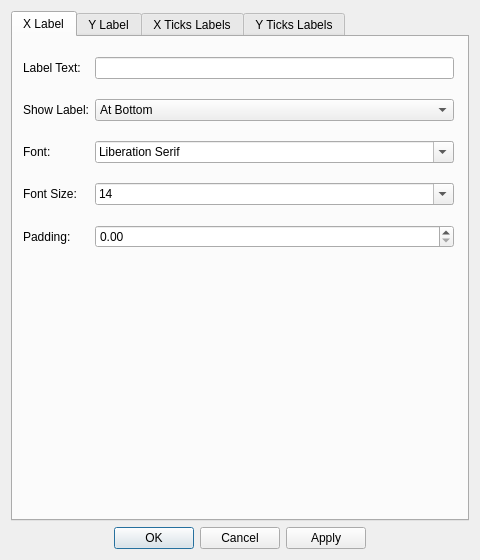
<?xml version="1.0" encoding="UTF-8"?>
<ui version="4.0">
 <class>dialogAxisProps</class>
 <widget class="QDialog" name="dialogAxisProps">
  <property name="geometry">
   <rect>
    <x>0</x>
    <y>0</y>
    <width>480</width>
    <height>560</height>
   </rect>
  </property>
  <property name="sizePolicy">
   <sizepolicy hsizetype="Maximum" vsizetype="Maximum">
    <horstretch>0</horstretch>
    <verstretch>0</verstretch>
   </sizepolicy>
  </property>
  <property name="minimumSize">
   <size>
    <width>480</width>
    <height>560</height>
   </size>
  </property>
  <property name="maximumSize">
   <size>
    <width>500</width>
    <height>560</height>
   </size>
  </property>
  <property name="windowTitle">
   <string>Axis Properties</string>
  </property>
  <layout class="QVBoxLayout" name="verticalLayout">
   <item>
    <widget class="QTabWidget" name="tabWidgetAxisProps">
     <property name="tabPosition">
      <enum>QTabWidget::North</enum>
     </property>
     <property name="tabShape">
      <enum>QTabWidget::Rounded</enum>
     </property>
     <property name="currentIndex">
      <number>0</number>
     </property>
     <widget class="QWidget" name="tabXlabel">
      <attribute name="title">
       <string>X Label</string>
      </attribute>
      <attribute name="toolTip">
       <string>X Label Properties</string>
      </attribute>
      <widget class="QWidget" name="formLayoutWidget">
       <property name="geometry">
        <rect>
         <x>10</x>
         <y>20</y>
         <width>431</width>
         <height>381</height>
        </rect>
       </property>
       <layout class="QFormLayout" name="xLabelLayout">
        <property name="fieldGrowthPolicy">
         <enum>QFormLayout::AllNonFixedFieldsGrow</enum>
        </property>
        <property name="rowWrapPolicy">
         <enum>QFormLayout::DontWrapRows</enum>
        </property>
        <property name="labelAlignment">
         <set>Qt::AlignLeading|Qt::AlignLeft|Qt::AlignVCenter</set>
        </property>
        <property name="verticalSpacing">
         <number>20</number>
        </property>
        <item row="0" column="0">
         <widget class="QLabel" name="xLabelTitleQLabel">
          <property name="text">
           <string>Label Text:</string>
          </property>
          <property name="alignment">
           <set>Qt::AlignLeading|Qt::AlignLeft|Qt::AlignVCenter</set>
          </property>
         </widget>
        </item>
        <item row="0" column="1">
         <widget class="QLineEdit" name="xLabelTitleLineEdit">
          <property name="text">
           <string/>
          </property>
          <property name="clearButtonEnabled">
           <bool>false</bool>
          </property>
         </widget>
        </item>
        <item row="1" column="1">
         <widget class="QComboBox" name="xLabelShowLabelCBox">
          <item>
           <property name="text">
            <string>At Bottom</string>
           </property>
          </item>
          <item>
           <property name="text">
            <string>At Top</string>
           </property>
          </item>
          <item>
           <property name="text">
            <string>No</string>
           </property>
          </item>
         </widget>
        </item>
        <item row="2" column="0">
         <widget class="QLabel" name="xLabelFontNameQLabel">
          <property name="text">
           <string>Font:</string>
          </property>
         </widget>
        </item>
        <item row="2" column="1">
         <widget class="QFontComboBox" name="xLabelFontNameCBox">
          <property name="currentFont">
           <font>
            <family>Times New Roman</family>
            <pointsize>12</pointsize>
           </font>
          </property>
         </widget>
        </item>
        <item row="3" column="0">
         <widget class="QLabel" name="xLabelFontSizeQLabel">
          <property name="text">
           <string>Font Size:</string>
          </property>
         </widget>
        </item>
        <item row="3" column="1">
         <widget class="QComboBox" name="xLabelFontSizeCBox">
          <property name="editable">
           <bool>true</bool>
          </property>
          <property name="currentText">
           <string>14</string>
          </property>
          <property name="frame">
           <bool>true</bool>
          </property>
          <item>
           <property name="text">
            <string>14</string>
           </property>
          </item>
          <item>
           <property name="text">
            <string>2</string>
           </property>
          </item>
          <item>
           <property name="text">
            <string>4</string>
           </property>
          </item>
          <item>
           <property name="text">
            <string>6</string>
           </property>
          </item>
          <item>
           <property name="text">
            <string>8</string>
           </property>
          </item>
          <item>
           <property name="text">
            <string>10</string>
           </property>
          </item>
          <item>
           <property name="text">
            <string>12</string>
           </property>
          </item>
          <item>
           <property name="text">
            <string>16</string>
           </property>
          </item>
          <item>
           <property name="text">
            <string>18</string>
           </property>
          </item>
          <item>
           <property name="text">
            <string>20</string>
           </property>
          </item>
          <item>
           <property name="text">
            <string>22</string>
           </property>
          </item>
          <item>
           <property name="text">
            <string>24</string>
           </property>
          </item>
          <item>
           <property name="text">
            <string>28</string>
           </property>
          </item>
          <item>
           <property name="text">
            <string>32</string>
           </property>
          </item>
          <item>
           <property name="text">
            <string>36</string>
           </property>
          </item>
          <item>
           <property name="text">
            <string>44</string>
           </property>
          </item>
          <item>
           <property name="text">
            <string>48</string>
           </property>
          </item>
         </widget>
        </item>
        <item row="1" column="0">
         <widget class="QLabel" name="xLabelShowQLabel">
          <property name="text">
           <string>Show Label:</string>
          </property>
         </widget>
        </item>
        <item row="4" column="0">
         <widget class="QLabel" name="xLabelPaddingQLabel">
          <property name="text">
           <string>Padding:</string>
          </property>
         </widget>
        </item>
        <item row="4" column="1">
         <widget class="QDoubleSpinBox" name="xLabelPaddingSpinbox"/>
        </item>
       </layout>
      </widget>
     </widget>
     <widget class="QWidget" name="tabYlabel">
      <attribute name="title">
       <string>Y Label</string>
      </attribute>
      <attribute name="toolTip">
       <string>Y Label Properties</string>
      </attribute>
      <widget class="QWidget" name="formLayoutWidget_2">
       <property name="geometry">
        <rect>
         <x>10</x>
         <y>20</y>
         <width>431</width>
         <height>381</height>
        </rect>
       </property>
       <layout class="QFormLayout" name="yLabellLayout">
        <property name="labelAlignment">
         <set>Qt::AlignLeading|Qt::AlignLeft|Qt::AlignVCenter</set>
        </property>
        <property name="verticalSpacing">
         <number>20</number>
        </property>
        <item row="0" column="0">
         <widget class="QLabel" name="yLabelTitleQLabel">
          <property name="text">
           <string>Label Text:</string>
          </property>
         </widget>
        </item>
        <item row="0" column="1">
         <widget class="QLineEdit" name="yLabelTitleLineEdit">
          <property name="sizePolicy">
           <sizepolicy hsizetype="Expanding" vsizetype="Fixed">
            <horstretch>0</horstretch>
            <verstretch>0</verstretch>
           </sizepolicy>
          </property>
          <property name="minimumSize">
           <size>
            <width>0</width>
            <height>0</height>
           </size>
          </property>
          <property name="maximumSize">
           <size>
            <width>16777215</width>
            <height>16777215</height>
           </size>
          </property>
         </widget>
        </item>
        <item row="1" column="0">
         <widget class="QLabel" name="yLabelShowQLabel">
          <property name="text">
           <string>Show Label:</string>
          </property>
         </widget>
        </item>
        <item row="1" column="1">
         <widget class="QComboBox" name="yLabelShowLabelCBox">
          <property name="sizePolicy">
           <sizepolicy hsizetype="Preferred" vsizetype="Fixed">
            <horstretch>0</horstretch>
            <verstretch>0</verstretch>
           </sizepolicy>
          </property>
          <property name="minimumSize">
           <size>
            <width>0</width>
            <height>0</height>
           </size>
          </property>
          <property name="maximumSize">
           <size>
            <width>16777215</width>
            <height>16777215</height>
           </size>
          </property>
          <item>
           <property name="text">
            <string>At Left</string>
           </property>
          </item>
          <item>
           <property name="text">
            <string>At Right</string>
           </property>
          </item>
          <item>
           <property name="text">
            <string>No</string>
           </property>
          </item>
         </widget>
        </item>
        <item row="2" column="0">
         <widget class="QLabel" name="yLabelFontNameQLabel">
          <property name="text">
           <string>Font:</string>
          </property>
         </widget>
        </item>
        <item row="2" column="1">
         <widget class="QFontComboBox" name="yLabelFontNameCBox">
          <property name="currentFont">
           <font>
            <family>Times New Roman</family>
            <pointsize>12</pointsize>
           </font>
          </property>
         </widget>
        </item>
        <item row="3" column="0">
         <widget class="QLabel" name="yLabelFontSizeQLabel">
          <property name="text">
           <string>Font Size:</string>
          </property>
         </widget>
        </item>
        <item row="3" column="1">
         <widget class="QComboBox" name="yLabelFontSizeCBox">
          <property name="editable">
           <bool>true</bool>
          </property>
          <property name="currentText">
           <string>14</string>
          </property>
          <property name="frame">
           <bool>true</bool>
          </property>
          <item>
           <property name="text">
            <string>14</string>
           </property>
          </item>
          <item>
           <property name="text">
            <string>2</string>
           </property>
          </item>
          <item>
           <property name="text">
            <string>4</string>
           </property>
          </item>
          <item>
           <property name="text">
            <string>6</string>
           </property>
          </item>
          <item>
           <property name="text">
            <string>8</string>
           </property>
          </item>
          <item>
           <property name="text">
            <string>10</string>
           </property>
          </item>
          <item>
           <property name="text">
            <string>12</string>
           </property>
          </item>
          <item>
           <property name="text">
            <string>16</string>
           </property>
          </item>
          <item>
           <property name="text">
            <string>18</string>
           </property>
          </item>
          <item>
           <property name="text">
            <string>20</string>
           </property>
          </item>
          <item>
           <property name="text">
            <string>22</string>
           </property>
          </item>
          <item>
           <property name="text">
            <string>24</string>
           </property>
          </item>
          <item>
           <property name="text">
            <string>28</string>
           </property>
          </item>
          <item>
           <property name="text">
            <string>32</string>
           </property>
          </item>
          <item>
           <property name="text">
            <string>36</string>
           </property>
          </item>
          <item>
           <property name="text">
            <string>44</string>
           </property>
          </item>
          <item>
           <property name="text">
            <string>48</string>
           </property>
          </item>
         </widget>
        </item>
        <item row="4" column="0">
         <widget class="QLabel" name="yLabelPaddingQLabel">
          <property name="text">
           <string>Padding:</string>
          </property>
         </widget>
        </item>
        <item row="4" column="1">
         <widget class="QDoubleSpinBox" name="yLabelPaddingSpinbox"/>
        </item>
       </layout>
      </widget>
     </widget>
     <widget class="QWidget" name="tabXticksLabels">
      <attribute name="title">
       <string>X Ticks Labels</string>
      </attribute>
      <attribute name="toolTip">
       <string>X Tick-Marks and Tick-Label Properties</string>
      </attribute>
      <layout class="QVBoxLayout" name="verticalLayout_3">
       <item>
        <widget class="QGroupBox" name="xLabelGroupBox">
         <property name="sizePolicy">
          <sizepolicy hsizetype="Preferred" vsizetype="Maximum">
           <horstretch>0</horstretch>
           <verstretch>0</verstretch>
          </sizepolicy>
         </property>
         <property name="minimumSize">
          <size>
           <width>0</width>
           <height>195</height>
          </size>
         </property>
         <property name="title">
          <string>Label Proerties:</string>
         </property>
         <property name="flat">
          <bool>false</bool>
         </property>
         <property name="checkable">
          <bool>false</bool>
         </property>
         <widget class="QWidget" name="formLayoutWidget_6">
          <property name="geometry">
           <rect>
            <x>10</x>
            <y>30</y>
            <width>421</width>
            <height>158</height>
           </rect>
          </property>
          <layout class="QFormLayout" name="xTickLabelLayout">
           <property name="labelAlignment">
            <set>Qt::AlignLeading|Qt::AlignLeft|Qt::AlignVCenter</set>
           </property>
           <property name="verticalSpacing">
            <number>10</number>
           </property>
           <item row="0" column="0">
            <widget class="QLabel" name="xTickShowTickLabelsQLabel">
             <property name="text">
              <string>Show Tick Labels:   </string>
             </property>
            </widget>
           </item>
           <item row="0" column="1">
            <widget class="QComboBox" name="xTickShowTickLabelsCBox">
             <item>
              <property name="text">
               <string>At Bottom</string>
              </property>
             </item>
             <item>
              <property name="text">
               <string>At Top</string>
              </property>
             </item>
             <item>
              <property name="text">
               <string>At Both Side</string>
              </property>
             </item>
             <item>
              <property name="text">
               <string>No</string>
              </property>
             </item>
            </widget>
           </item>
           <item row="1" column="0">
            <widget class="QLabel" name="xTickLabelRotationQLabel">
             <property name="text">
              <string>Rotation (Deg.):</string>
             </property>
            </widget>
           </item>
           <item row="2" column="0">
            <widget class="QLabel" name="xTickFontNameQLabel">
             <property name="text">
              <string>Font:</string>
             </property>
            </widget>
           </item>
           <item row="2" column="1">
            <widget class="QFontComboBox" name="xTickFontNameCBox">
             <property name="currentFont">
              <font>
               <family>Times New Roman</family>
               <pointsize>12</pointsize>
              </font>
             </property>
            </widget>
           </item>
           <item row="3" column="0">
            <widget class="QLabel" name="xTickFontSizeQLabel">
             <property name="text">
              <string>Font Size</string>
             </property>
            </widget>
           </item>
           <item row="3" column="1">
            <widget class="QComboBox" name="xTickFontSizeCBox">
             <property name="editable">
              <bool>true</bool>
             </property>
             <property name="currentText">
              <string>14</string>
             </property>
             <property name="frame">
              <bool>true</bool>
             </property>
             <item>
              <property name="text">
               <string>14</string>
              </property>
             </item>
             <item>
              <property name="text">
               <string>2</string>
              </property>
             </item>
             <item>
              <property name="text">
               <string>4</string>
              </property>
             </item>
             <item>
              <property name="text">
               <string>6</string>
              </property>
             </item>
             <item>
              <property name="text">
               <string>8</string>
              </property>
             </item>
             <item>
              <property name="text">
               <string>10</string>
              </property>
             </item>
             <item>
              <property name="text">
               <string>12</string>
              </property>
             </item>
             <item>
              <property name="text">
               <string>16</string>
              </property>
             </item>
             <item>
              <property name="text">
               <string>18</string>
              </property>
             </item>
             <item>
              <property name="text">
               <string>20</string>
              </property>
             </item>
             <item>
              <property name="text">
               <string>22</string>
              </property>
             </item>
             <item>
              <property name="text">
               <string>24</string>
              </property>
             </item>
             <item>
              <property name="text">
               <string>28</string>
              </property>
             </item>
             <item>
              <property name="text">
               <string>32</string>
              </property>
             </item>
             <item>
              <property name="text">
               <string>36</string>
              </property>
             </item>
             <item>
              <property name="text">
               <string>44</string>
              </property>
             </item>
             <item>
              <property name="text">
               <string>48</string>
              </property>
             </item>
            </widget>
           </item>
           <item row="1" column="1">
            <widget class="QComboBox" name="xTickLabelRotationCBox">
             <property name="editable">
              <bool>true</bool>
             </property>
             <item>
              <property name="text">
               <string>0</string>
              </property>
             </item>
             <item>
              <property name="text">
               <string>90</string>
              </property>
             </item>
             <item>
              <property name="text">
               <string>180</string>
              </property>
             </item>
             <item>
              <property name="text">
               <string>270</string>
              </property>
             </item>
            </widget>
           </item>
           <item row="4" column="0">
            <widget class="QLabel" name="xTickLabelPaddingQLabel">
             <property name="text">
              <string>Padding:</string>
             </property>
            </widget>
           </item>
           <item row="4" column="1">
            <widget class="QDoubleSpinBox" name="xTickLabelPaddingSpinbox"/>
           </item>
          </layout>
         </widget>
        </widget>
       </item>
       <item>
        <widget class="QGroupBox" name="xTickGroupBox">
         <property name="sizePolicy">
          <sizepolicy hsizetype="Preferred" vsizetype="Maximum">
           <horstretch>0</horstretch>
           <verstretch>0</verstretch>
          </sizepolicy>
         </property>
         <property name="minimumSize">
          <size>
           <width>0</width>
           <height>260</height>
          </size>
         </property>
         <property name="font">
          <font>
           <weight>50</weight>
           <bold>false</bold>
          </font>
         </property>
         <property name="title">
          <string>Ticks Properties:</string>
         </property>
         <widget class="QWidget" name="formLayoutWidget_5">
          <property name="geometry">
           <rect>
            <x>10</x>
            <y>30</y>
            <width>421</width>
            <height>235</height>
           </rect>
          </property>
          <layout class="QFormLayout" name="xTickLayout">
           <property name="fieldGrowthPolicy">
            <enum>QFormLayout::AllNonFixedFieldsGrow</enum>
           </property>
           <property name="labelAlignment">
            <set>Qt::AlignLeading|Qt::AlignLeft|Qt::AlignVCenter</set>
           </property>
           <property name="verticalSpacing">
            <number>10</number>
           </property>
           <item row="0" column="0">
            <widget class="QLabel" name="xTickIntervalsQLabel">
             <property name="text">
              <string>Tick Intervals:</string>
             </property>
            </widget>
           </item>
           <item row="0" column="1">
            <widget class="QLineEdit" name="xTickIntervalsLineEdit"/>
           </item>
           <item row="1" column="0">
            <widget class="QLabel" name="xTickShowTicksQLabel">
             <property name="text">
              <string>Show Ticks:</string>
             </property>
            </widget>
           </item>
           <item row="1" column="1">
            <widget class="QComboBox" name="xTickShowTicksCBox">
             <item>
              <property name="text">
               <string>At Both Side</string>
              </property>
             </item>
             <item>
              <property name="text">
               <string>At Bottom</string>
              </property>
             </item>
             <item>
              <property name="text">
               <string>At Top</string>
              </property>
             </item>
             <item>
              <property name="text">
               <string>No</string>
              </property>
             </item>
            </widget>
           </item>
           <item row="2" column="0">
            <widget class="QLabel" name="xTickMajorTickLenQLabel">
             <property name="enabled">
              <bool>true</bool>
             </property>
             <property name="text">
              <string>Major Ticks Length:</string>
             </property>
            </widget>
           </item>
           <item row="2" column="1">
            <widget class="QLineEdit" name="xTickMajorTickLenLineEdit">
             <property name="enabled">
              <bool>true</bool>
             </property>
            </widget>
           </item>
           <item row="3" column="0">
            <widget class="QLabel" name="xTickMajorTickWidthQLabel">
             <property name="text">
              <string>Major Ticks Width:</string>
             </property>
            </widget>
           </item>
           <item row="3" column="1">
            <widget class="QLineEdit" name="xTickMajorTickWidthLineEdit"/>
           </item>
           <item row="4" column="0">
            <widget class="QLabel" name="xTickShowMinorTicksQLabel">
             <property name="enabled">
              <bool>true</bool>
             </property>
             <property name="text">
              <string>Show Minor Ticks:</string>
             </property>
            </widget>
           </item>
           <item row="4" column="1">
            <widget class="QComboBox" name="xTickShowMinorTicksCBox">
             <item>
              <property name="text">
               <string>No</string>
              </property>
             </item>
             <item>
              <property name="text">
               <string>1</string>
              </property>
             </item>
             <item>
              <property name="text">
               <string>2</string>
              </property>
             </item>
             <item>
              <property name="text">
               <string>3</string>
              </property>
             </item>
             <item>
              <property name="text">
               <string>4</string>
              </property>
             </item>
             <item>
              <property name="text">
               <string>5</string>
              </property>
             </item>
             <item>
              <property name="text">
               <string>6</string>
              </property>
             </item>
             <item>
              <property name="text">
               <string>7</string>
              </property>
             </item>
             <item>
              <property name="text">
               <string>8</string>
              </property>
             </item>
             <item>
              <property name="text">
               <string>9</string>
              </property>
             </item>
            </widget>
           </item>
           <item row="5" column="0">
            <widget class="QLabel" name="xTickMinorTickLenQLabel">
             <property name="enabled">
              <bool>true</bool>
             </property>
             <property name="text">
              <string>Minor Ticks Length:</string>
             </property>
            </widget>
           </item>
           <item row="5" column="1">
            <widget class="QLineEdit" name="xTickMinorTickLenLineEdit">
             <property name="enabled">
              <bool>false</bool>
             </property>
            </widget>
           </item>
           <item row="6" column="0">
            <widget class="QLabel" name="xTickMinorTickWidthQLabel">
             <property name="text">
              <string>Minor Ticks Width:</string>
             </property>
            </widget>
           </item>
           <item row="6" column="1">
            <widget class="QLineEdit" name="xTickMinorTickWidthLineEdit">
             <property name="enabled">
              <bool>false</bool>
             </property>
            </widget>
           </item>
          </layout>
         </widget>
        </widget>
       </item>
      </layout>
     </widget>
     <widget class="QWidget" name="tabYticksLabels">
      <attribute name="title">
       <string>Y Ticks Labels</string>
      </attribute>
      <attribute name="toolTip">
       <string>Y Tick-Marks and Tick-Label Properties</string>
      </attribute>
      <layout class="QVBoxLayout" name="verticalLayout_2">
       <item>
        <widget class="QGroupBox" name="yLabelGroupBox">
         <property name="sizePolicy">
          <sizepolicy hsizetype="Preferred" vsizetype="Maximum">
           <horstretch>0</horstretch>
           <verstretch>0</verstretch>
          </sizepolicy>
         </property>
         <property name="minimumSize">
          <size>
           <width>0</width>
           <height>195</height>
          </size>
         </property>
         <property name="title">
          <string>Label Proerties:</string>
         </property>
         <property name="flat">
          <bool>false</bool>
         </property>
         <property name="checkable">
          <bool>false</bool>
         </property>
         <widget class="QWidget" name="formLayoutWidget_3">
          <property name="geometry">
           <rect>
            <x>10</x>
            <y>30</y>
            <width>421</width>
            <height>158</height>
           </rect>
          </property>
          <layout class="QFormLayout" name="yTickLabelLayout">
           <property name="verticalSpacing">
            <number>10</number>
           </property>
           <item row="0" column="0">
            <widget class="QLabel" name="yTickShowTickLabelsQLabel">
             <property name="text">
              <string>Show Tick Labels:   </string>
             </property>
            </widget>
           </item>
           <item row="0" column="1">
            <widget class="QComboBox" name="yTickShowTickLabelsCBox">
             <item>
              <property name="text">
               <string>At Left</string>
              </property>
             </item>
             <item>
              <property name="text">
               <string>At Right</string>
              </property>
             </item>
             <item>
              <property name="text">
               <string>At Both Side</string>
              </property>
             </item>
             <item>
              <property name="text">
               <string>No</string>
              </property>
             </item>
            </widget>
           </item>
           <item row="1" column="0">
            <widget class="QLabel" name="yTickOrientationQLabel">
             <property name="text">
              <string>Rotation (Deg.):</string>
             </property>
            </widget>
           </item>
           <item row="1" column="1">
            <widget class="QComboBox" name="yTickLabelRotationCBox">
             <property name="editable">
              <bool>true</bool>
             </property>
             <item>
              <property name="text">
               <string>0</string>
              </property>
             </item>
             <item>
              <property name="text">
               <string>90</string>
              </property>
             </item>
             <item>
              <property name="text">
               <string>180</string>
              </property>
             </item>
             <item>
              <property name="text">
               <string>270</string>
              </property>
             </item>
            </widget>
           </item>
           <item row="2" column="0">
            <widget class="QLabel" name="yTickFontNameQLabel">
             <property name="text">
              <string>Font:</string>
             </property>
            </widget>
           </item>
           <item row="2" column="1">
            <widget class="QFontComboBox" name="yTickFontNameCBox">
             <property name="currentFont">
              <font>
               <family>Times New Roman</family>
               <pointsize>12</pointsize>
              </font>
             </property>
            </widget>
           </item>
           <item row="3" column="0">
            <widget class="QLabel" name="yTickFontSizeQLabel">
             <property name="text">
              <string>Font Size</string>
             </property>
            </widget>
           </item>
           <item row="3" column="1">
            <widget class="QComboBox" name="yTickFontSizeCBox">
             <property name="editable">
              <bool>true</bool>
             </property>
             <property name="currentText">
              <string>14</string>
             </property>
             <property name="frame">
              <bool>true</bool>
             </property>
             <item>
              <property name="text">
               <string>14</string>
              </property>
             </item>
             <item>
              <property name="text">
               <string>2</string>
              </property>
             </item>
             <item>
              <property name="text">
               <string>4</string>
              </property>
             </item>
             <item>
              <property name="text">
               <string>6</string>
              </property>
             </item>
             <item>
              <property name="text">
               <string>8</string>
              </property>
             </item>
             <item>
              <property name="text">
               <string>10</string>
              </property>
             </item>
             <item>
              <property name="text">
               <string>12</string>
              </property>
             </item>
             <item>
              <property name="text">
               <string>16</string>
              </property>
             </item>
             <item>
              <property name="text">
               <string>18</string>
              </property>
             </item>
             <item>
              <property name="text">
               <string>20</string>
              </property>
             </item>
             <item>
              <property name="text">
               <string>22</string>
              </property>
             </item>
             <item>
              <property name="text">
               <string>24</string>
              </property>
             </item>
             <item>
              <property name="text">
               <string>28</string>
              </property>
             </item>
             <item>
              <property name="text">
               <string>32</string>
              </property>
             </item>
             <item>
              <property name="text">
               <string>36</string>
              </property>
             </item>
             <item>
              <property name="text">
               <string>44</string>
              </property>
             </item>
             <item>
              <property name="text">
               <string>48</string>
              </property>
             </item>
            </widget>
           </item>
           <item row="4" column="0">
            <widget class="QLabel" name="yTickLabelPaddingQLabel">
             <property name="text">
              <string>Padding:</string>
             </property>
            </widget>
           </item>
           <item row="4" column="1">
            <widget class="QDoubleSpinBox" name="yTickLabelPaddingSpinbox"/>
           </item>
          </layout>
         </widget>
        </widget>
       </item>
       <item>
        <widget class="QGroupBox" name="yTickGroupBox">
         <property name="sizePolicy">
          <sizepolicy hsizetype="Preferred" vsizetype="Maximum">
           <horstretch>0</horstretch>
           <verstretch>0</verstretch>
          </sizepolicy>
         </property>
         <property name="minimumSize">
          <size>
           <width>0</width>
           <height>260</height>
          </size>
         </property>
         <property name="font">
          <font>
           <weight>50</weight>
           <bold>false</bold>
          </font>
         </property>
         <property name="title">
          <string>Ticks Properties:</string>
         </property>
         <widget class="QWidget" name="formLayoutWidget_7">
          <property name="geometry">
           <rect>
            <x>10</x>
            <y>30</y>
            <width>421</width>
            <height>231</height>
           </rect>
          </property>
          <layout class="QFormLayout" name="yTickLayout">
           <property name="fieldGrowthPolicy">
            <enum>QFormLayout::AllNonFixedFieldsGrow</enum>
           </property>
           <property name="verticalSpacing">
            <number>10</number>
           </property>
           <item row="0" column="0">
            <widget class="QLabel" name="yTickIntervalsQLabel">
             <property name="text">
              <string>Tick Intervals:</string>
             </property>
            </widget>
           </item>
           <item row="0" column="1">
            <widget class="QLineEdit" name="yTickIntervalsLineEdit"/>
           </item>
           <item row="1" column="0">
            <widget class="QLabel" name="yTickShowTicksQLabel">
             <property name="text">
              <string>Show Ticks:</string>
             </property>
            </widget>
           </item>
           <item row="1" column="1">
            <widget class="QComboBox" name="yTickShowTicksCBox">
             <item>
              <property name="text">
               <string>At Both Side</string>
              </property>
             </item>
             <item>
              <property name="text">
               <string>At Left</string>
              </property>
             </item>
             <item>
              <property name="text">
               <string>At Right</string>
              </property>
             </item>
             <item>
              <property name="text">
               <string>No</string>
              </property>
             </item>
            </widget>
           </item>
           <item row="2" column="0">
            <widget class="QLabel" name="yTickMajorTickLenQLabel">
             <property name="enabled">
              <bool>true</bool>
             </property>
             <property name="text">
              <string>Major Ticks Length:</string>
             </property>
            </widget>
           </item>
           <item row="2" column="1">
            <widget class="QLineEdit" name="yTickMajorTickLenLineEdit">
             <property name="enabled">
              <bool>true</bool>
             </property>
            </widget>
           </item>
           <item row="3" column="0">
            <widget class="QLabel" name="yTickMajorTickWidthQLabel">
             <property name="text">
              <string>Major Ticks Width:</string>
             </property>
            </widget>
           </item>
           <item row="3" column="1">
            <widget class="QLineEdit" name="yTickMajorTickWidthLineEdit"/>
           </item>
           <item row="4" column="0">
            <widget class="QLabel" name="yTickShowMinorTicksQLabel">
             <property name="enabled">
              <bool>true</bool>
             </property>
             <property name="text">
              <string>Show Minor Ticks:</string>
             </property>
            </widget>
           </item>
           <item row="4" column="1">
            <widget class="QComboBox" name="yTickShowMinorTicksCBox">
             <item>
              <property name="text">
               <string>No</string>
              </property>
             </item>
             <item>
              <property name="text">
               <string>1</string>
              </property>
             </item>
             <item>
              <property name="text">
               <string>2</string>
              </property>
             </item>
             <item>
              <property name="text">
               <string>3</string>
              </property>
             </item>
             <item>
              <property name="text">
               <string>4</string>
              </property>
             </item>
             <item>
              <property name="text">
               <string>5</string>
              </property>
             </item>
             <item>
              <property name="text">
               <string>6</string>
              </property>
             </item>
             <item>
              <property name="text">
               <string>7</string>
              </property>
             </item>
             <item>
              <property name="text">
               <string>8</string>
              </property>
             </item>
             <item>
              <property name="text">
               <string>9</string>
              </property>
             </item>
            </widget>
           </item>
           <item row="5" column="0">
            <widget class="QLabel" name="yTickMinorTickLenQLabel">
             <property name="enabled">
              <bool>true</bool>
             </property>
             <property name="text">
              <string>Minor Ticks Length:</string>
             </property>
            </widget>
           </item>
           <item row="5" column="1">
            <widget class="QLineEdit" name="yTickMinorTickLenLineEdit">
             <property name="enabled">
              <bool>false</bool>
             </property>
            </widget>
           </item>
           <item row="6" column="0">
            <widget class="QLabel" name="yTickMinorTickWidthQLabel">
             <property name="text">
              <string>Minor Ticks Width:</string>
             </property>
            </widget>
           </item>
           <item row="6" column="1">
            <widget class="QLineEdit" name="yTickMinorTickWidthLineEdit">
             <property name="enabled">
              <bool>false</bool>
             </property>
            </widget>
           </item>
          </layout>
         </widget>
        </widget>
       </item>
      </layout>
     </widget>
    </widget>
   </item>
   <item>
    <widget class="QDialogButtonBox" name="okCancelApplyButtonBox">
     <property name="font">
      <font>
       <underline>false</underline>
      </font>
     </property>
     <property name="layoutDirection">
      <enum>Qt::LeftToRight</enum>
     </property>
     <property name="autoFillBackground">
      <bool>false</bool>
     </property>
     <property name="orientation">
      <enum>Qt::Horizontal</enum>
     </property>
     <property name="standardButtons">
      <set>QDialogButtonBox::Apply|QDialogButtonBox::Cancel|QDialogButtonBox::Ok</set>
     </property>
     <property name="centerButtons">
      <bool>true</bool>
     </property>
    </widget>
   </item>
  </layout>
 </widget>
 <resources/>
 <connections/>
</ui>
